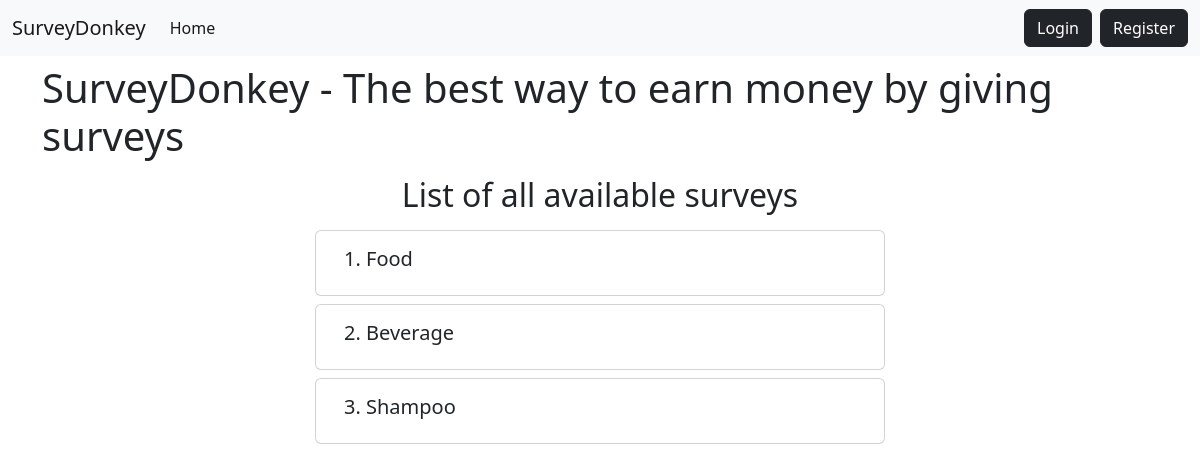
The page / on the database its author committed.
### app/models.py (models this page shows)
class Survey(models.Model):
    name = models.CharField(max_length=100)
    questions = models.ManyToManyField('SurveyQuestion')
    user = models.ManyToManyField(User, blank = True)
    userEmail = models.ManyToManyField('UnregisteredUserEmail', blank = True)

### app/views.py (the view)
# urls.py: path('', Index.as_view(), name='index'),
class Index(View):
    def get(self, request, *args, **kwargs):
        if request.user.is_authenticated:
            surveys = Survey.objects.exclude(user__in = [request.user])
        else:
            surveys = Survey.objects.all()
        context = {
            'surveys': surveys
        }
        return render(request, 'app/index.html', context)

### app/templates/app/index.html (shortened to what this page needs)
{% extends 'app/base.html' %}
{% block content %}
<h2 class="my-2 display-6">SurveyDonkey - The best way to earn money by giving surveys</h2>
<div class="row justify-content-center">
    <div class="col-md-6 col-sm-12 text-center">
        <h2 class="my-2">List of all available surveys</h2>
    </div>
</div>
{% for survey in surveys %}
<div class="row justify-content-center my-2">
    <div class="card col-md-6 col-sm-12 position-relative">
        <div class="card-body">
            <h5 class="card-title">{{ forloop.counter }}. {{ survey.name }}</h5>
          </div>
    </div>
</div>
{% endfor %}
{% endblock %}

### rows shown on the page
Survey: name "Food"
Survey: name "Beverage"
Survey: name "Shampoo"
